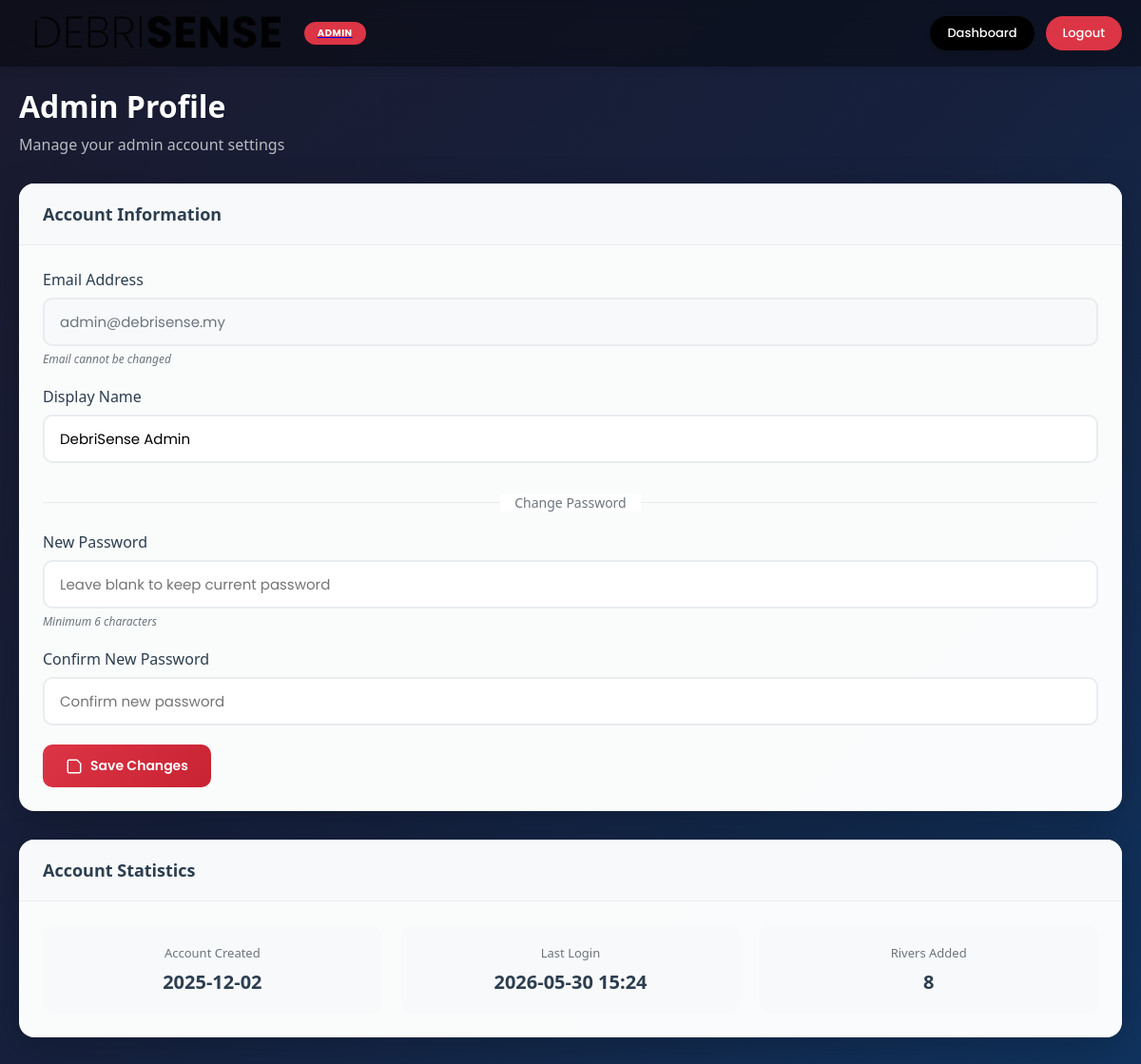
Before: /admin/profile (signed in) with the older database file.
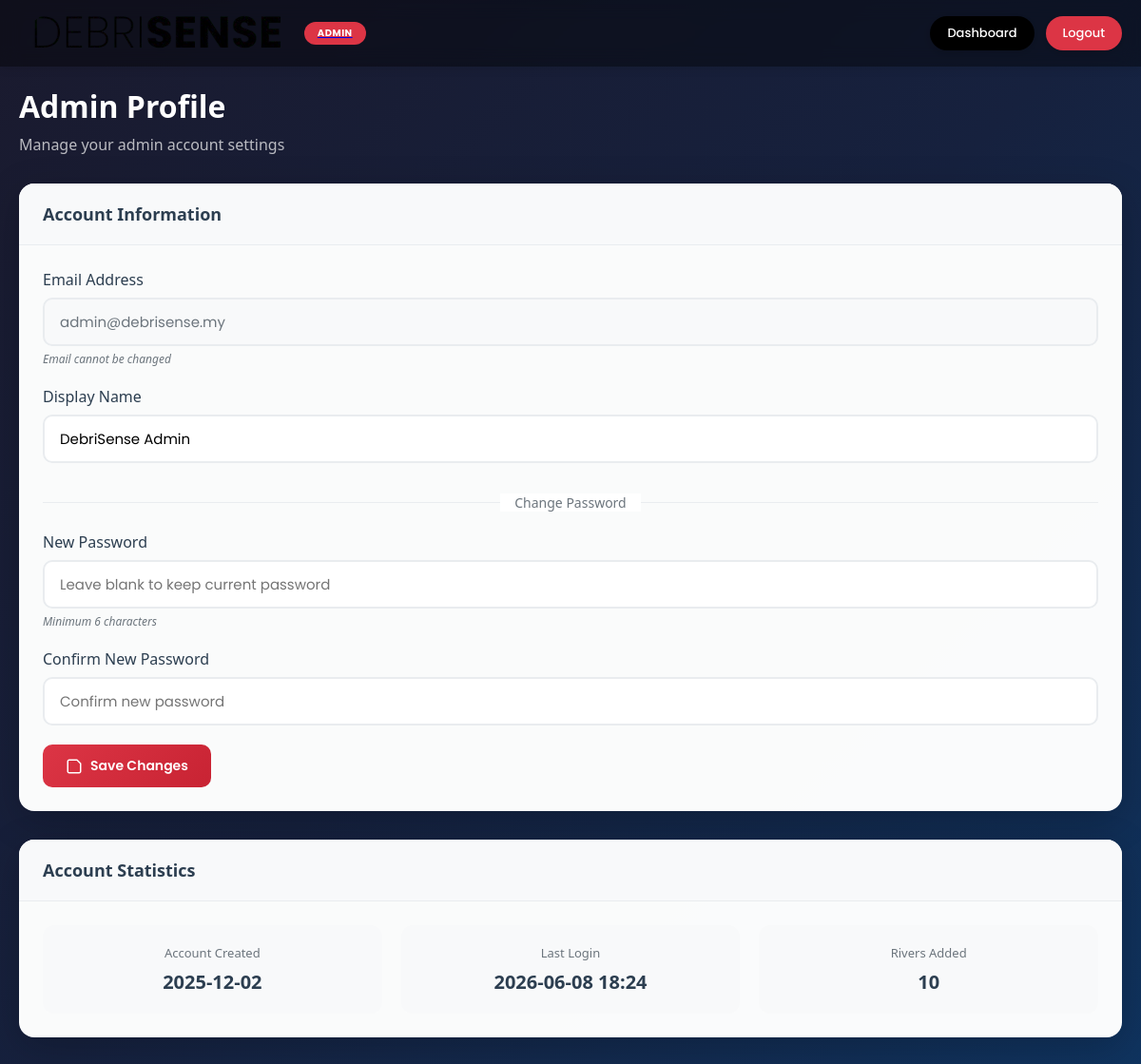
After: the same page with the newer database file.
### models.py (models this page shows, shortened)
class Admin(UserMixin, db.Model):
    __tablename__ = 'admins'
    id = db.Column(db.Integer, primary_key=True)
    email = db.Column(db.String(150), unique=True, nullable=False, index=True)
    password_hash = db.Column(db.String(256), nullable=False)
    name = db.Column(db.String(150), nullable=False, default='Admin')
    is_active = db.Column(db.Boolean, default=True)
    created_at = db.Column(db.DateTime, default=datetime.utcnow)
    last_login = db.Column(db.DateTime, nullable=True)
    rivers = db.relationship('River', backref='added_by_admin', lazy='dynamic',
                            foreign_keys='River.admin_id')
    hotspot_reports = db.relationship('HotspotReport', backref='reviewer', lazy='dynamic',
                                     foreign_keys='HotspotReport.reviewed_by')

### app.py (the view)
@app.route('/admin/profile')
@admin_required
def admin_profile():
    return render_template('admin_profile.html', admin=current_user)

### app.py (called while the page is built)
@login_manager.user_loader
def load_user(user_id):
    if user_id.startswith('admin_'):
        admin_id = int(user_id.replace('admin_', ''))
        return Admin.query.get(admin_id)
    elif user_id.startswith('user_'):
        ngo_id = int(user_id.replace('user_', ''))
        return User.query.get(ngo_id)
    return None

def admin_required(f):
    @wraps(f)
    def decorated_function(*args, **kwargs):
        if not current_user.is_authenticated:
            if request.path.startswith('/api/'):
                return jsonify({'success': False, 'error': 'Authentication required'}), 401
            flash('Please log in as admin to access this page.', 'warning')
            return redirect(url_for('admin_login'))
        if not isinstance(current_user, Admin):
            if request.path.startswith('/api/'):
                return jsonify({'success': False, 'error': 'Access denied. Admin privileges required.'}), 403
            flash('Access denied. Admin privileges required.', 'error')
            return redirect(url_for('index'))
        return f(*args, **kwargs)
    return decorated_function

### templates/admin_profile.html (shortened to what the changed rows need)
<!DOCTYPE html>
<html lang="en">
<head>
    <link rel="stylesheet" href="{{ url_for('static', filename='css/style.css') }}">
    <link rel="stylesheet" href="{{ url_for('static', filename='css/admin.css') }}">
    <link rel="stylesheet" href="{{ url_for('static', filename='css/admin_pages.css') }}">
</head>
<body class="admin-page">
    <main class="admin-content">
        <div class="admin-container">
            <div class="page-header">
                <h1>Admin Profile</h1>
            </div>
            <div class="admin-card">
                <div class="card-header">
                    <h2>Account Information</h2>
                </div>
                <div class="card-body">
                    <form method="POST" action="{{ url_for('update_admin_profile') }}" class="admin-form">
                        <div class="form-group">
                            <label for="email">Email Address</label>
                            <input type="email" id="email" value="{{ admin.email }}" disabled>
                            <span class="form-hint">Email cannot be changed</span>
                        </div>
                        <div class="form-group">
                            <label for="name">Display Name</label>
                            <input type="text" id="name" name="name" value="{{ admin.name }}" required>
                        </div>
                    </form>
                </div>
            </div>
            <div class="admin-card">
                <div class="card-header">
                    <h2>Account Statistics</h2>
                </div>
                <div class="card-body">
                    <div class="stats-grid">
                        <div class="stat-item">
                            <span class="stat-label">Account Created</span>
                            <span class="stat-value">{{ admin.created_at.strftime('%Y-%m-%d') if admin.created_at else 'N/A' }}</span>
                        </div>
                        <div class="stat-item">
                            <span class="stat-label">Last Login</span>
                            <span class="stat-value">{{ admin.last_login.strftime('%Y-%m-%d %H:%M') if admin.last_login else 'N/A' }}</span>
                        </div>
                        <div class="stat-item">
                            <span class="stat-label">Rivers Added</span>
                            <span class="stat-value">{{ admin.rivers.count() }}</span>
                        </div>
                    </div>
                </div>
            </div>
        </div>
    </main>
</body>
</html>

Changed rows visible on the page:
changed Admin "admin@debrisense.my": last_login "2026-05-30 15:24" → "2026-06-08 18:24"
Other visible differences:
{{ admin.rivers.count() }}: "8" → "10"
